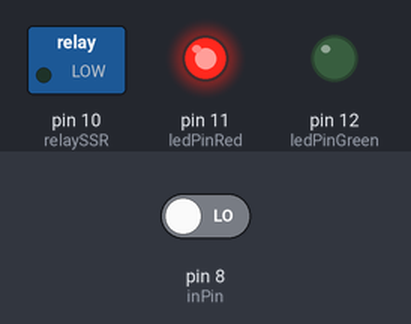
The sketch below on a simulated Arduino Uno, built with avr-gcc and run on an emulated ATmega328P. Shown: switched loads named in the sketch (green lamp = pin HIGH), output pins drawn as LEDs (lit = HIGH). The test bench sets the inputs (shaded band); at power-on: pin 8 (inPin) LOW.

Above: at 1.2 s.
1.3 s: pin 8 (inPin) driven HIGH
At 2.5 s:
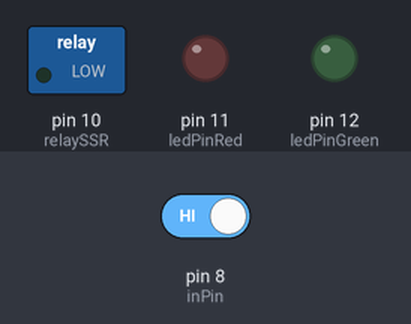
2.8 s: pin 8 (inPin) driven LOW
At 3.6 s:
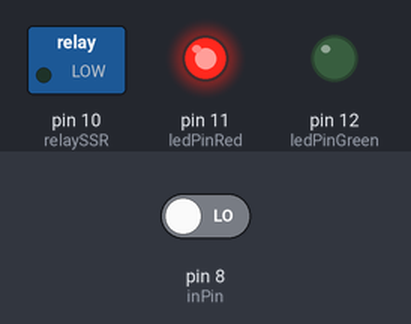
Timing chart, 0 to 5.8 s (numbered marks = the images above; inputs shaded):
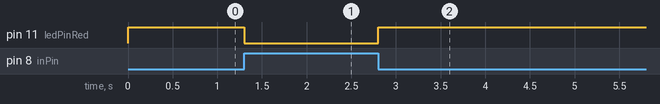

The sketch:

Mon_LEDs_Buttons.ino
```cpp
int ledPinGreen = 12;
int ledPinRed = 11;
int relaySSR = 10;
int inPin = 8;   // choose the input pin (for a pushbutton)

int checkGreen = 0;
int checkRed = 0;
int checkRelay = 0;

void setup() {
  // put your setup code here, to run once:
  pinMode(ledPinGreen, OUTPUT);  // declare LED as output
  pinMode(ledPinRed, OUTPUT);  // declare LED as output
  pinMode(relaySSR, OUTPUT);  // declare LED as output
  pinMode(inPin, INPUT);    // declare pushbutton as input

}

void loop() {
  // put your main code here, to run repeatedly:
  checkGreen = digitalRead(inPin);  // read input value
  if (checkGreen == HIGH) {         // check if the input is HIGH (button released)
    digitalWrite(ledPinRed, LOW);  // turn LED OFF
  } else {
    digitalWrite(ledPinRed, HIGH);  // turn LED ON
  }
}
```

Measured:
- after the input at 1.3 s, pin 11 (ledPinRed): HIGH → LOW at once
- after the input at 2.8 s, pin 11 (ledPinRed): LOW → HIGH at once
